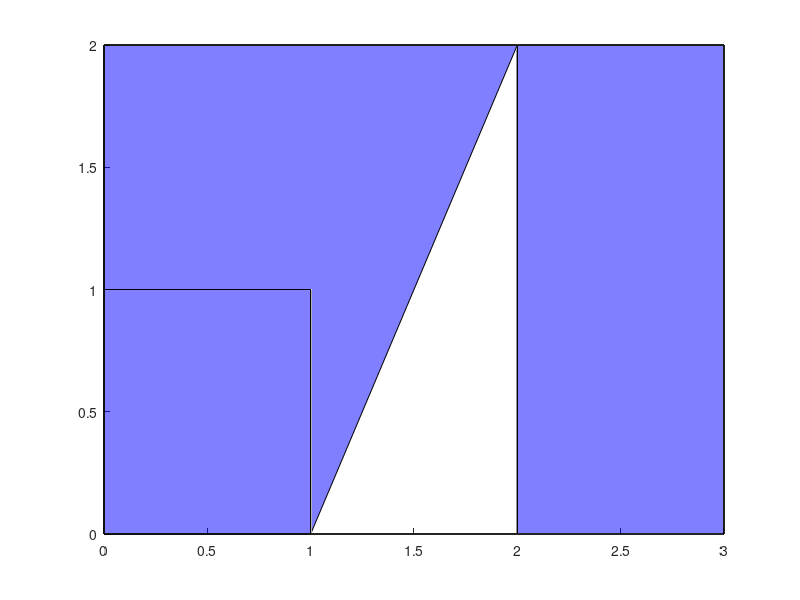

Write MATLAB code to recreate this figure. (Note: this script raises an error after producing the figure.)
x_front = [0 3 3 2 2 1 1 0]
y_front = [0 0 0 0 0 0 0 0]
z_front = [0 0 1 1 2 2 3 3]
patch(x_front,y_front,z_front,'r','FaceAlpha',0.5)

x_right = [3 3 3 3]
y_right = [0 2 2 0]
z_right = [0 0 1 1]
patch(x_right,y_right,z_right,'b','FaceAlpha',0.5)

x_left = [0 0 0 0 0 0]
y_left = [0 0 1 1 2 2]
z_left = [0 3 3 2 2 0]
patch(x_left,y_left,z_left,'b','FaceAlpha',0.5)

x_back = [3 3 2 2 0 0]
y_back = [2 2 2 2 2 2]
z_back = [0 1 1 2 2 0]
patch(x_back,y_back,z_back,'b','FaceAlpha',0.5)

x_top1 = [0 0 1 1]
y_top1 = [0 1 1 0]
z_top1 = [3 3 3 3]
patch(x_top1,y_top1,z_top1,'b','FaceAlpha',0.5)

x_top2 = [1 1 0 0 2]
y_top2 = [0 1 1 2 2]
z_top2 = [2 2 2 2 2]
patch(x_top2,y_top2,z_top2,'b','FaceAlpha',0.5)

x_top3 = [2 2 3 3]
y_top3 = [0 2 2 0]
z_top3 = [1 1 1 1]
patch(x_top3,y_top3,z_top3,'b','FaceAlpha',0.5)

x_side1 = [1 1 1 1]
y_side1 = [0 0 1 1]
z_side1 = [3 2 2 3]
patch(x_side1,y_side1,z_side1,'b','FaceAlpha',0.5)

x_side2 = [1 1 0 0]
y_side2 = [1 1 1 1 ]
z_side2 = [2 3 3 2]
patch(x_side2,y_side2,z_side2,'b','FaceAlpha',0.5)

x_side3 = [2 2 2 2]
y_side3 = [0 2 2 0];
z_side3 = [1 1 2 2]
patch(x_side3,y_side3,z_side3,'b','FaceAlpha',0.5)

x_base = [0 3 3 0]
y_base = [0 0 2 2 ]
z_base = [0 0 0 0]
patch(x_base,y_base,z_base1,'b','FaceAlpha',0.5)



